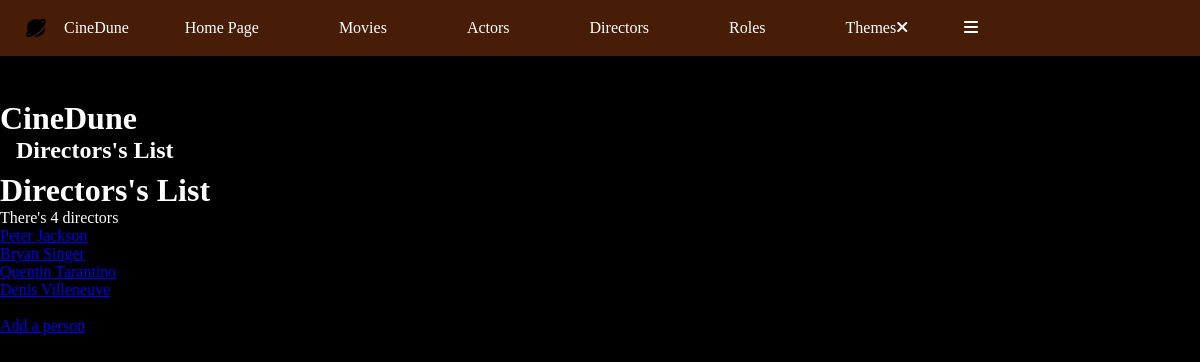
Page /index.php?action=listDirectors on the earlier database version.
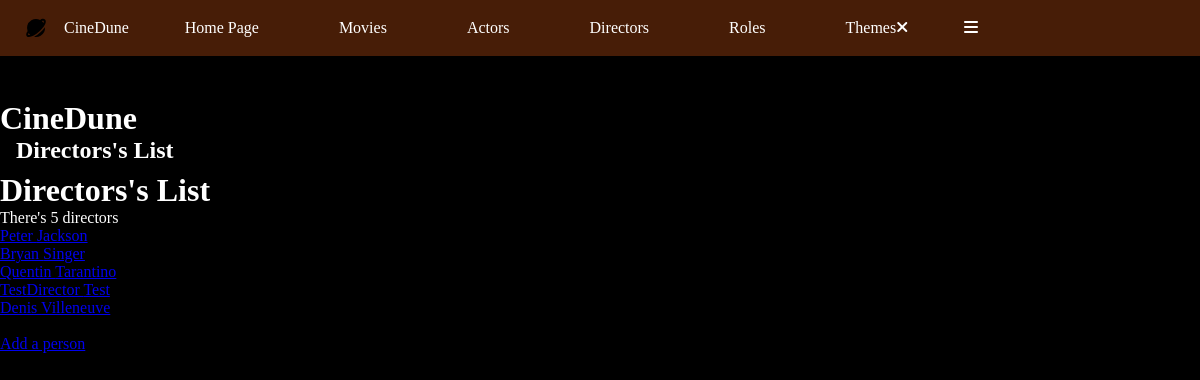
Same page on the later database version.
### tables this page shows
CREATE TABLE IF NOT EXISTS `director` (
  `idDirector` int NOT NULL AUTO_INCREMENT,
  `idPerson` int NOT NULL,
  PRIMARY KEY (`idDirector`),
  KEY `idPerson` (`idPerson`),
  CONSTRAINT `FK1_director_person` FOREIGN KEY (`idPerson`) REFERENCES `person` (`idPerson`)
);

CREATE TABLE IF NOT EXISTS `person` (
  `idPerson` int NOT NULL AUTO_INCREMENT,
  `firstname` char(255) NOT NULL,
  `surname` char(255) NOT NULL,
  `sex` char(10) NOT NULL,
  `birthdate` date NOT NULL,
  `picture` varchar(255) NOT NULL,
  PRIMARY KEY (`idPerson`)
);

### controller/DirectorController.php (called while the page is built, shortened)
<?php
class DirectorController
{
    public function listDirectors()
    {
        $pdo = Connect::toLogIn();
        $requestDirectors = $pdo->query("
        SELECT director.idDirector, person.firstname, person.surname, person.sex, person.birthdate
        FROM director
        INNER JOIN person ON director.idPerson = person.idPerson
        ORDER BY surname
        ");
        require "view/directors/listDirectors.php";
    }
}

### view/directors/listDirectors.php (the view, shortened to what this page needs)
<?php ob_start();
$directors = $requestDirectors->fetchAll();
?>
<h1>Directors's List</h1>
<p>There's <?= $requestDirectors->rowCount() ?> directors</p>
<?php
foreach ($directors as $director) {
?>
    <a href="index.php?action=directorsDetails&id=<?= $director["idDirector"] ?>"><?= $director["firstname"] . " " . $director["surname"] . "<br>" ?></a>
<?php
}
?>
<br>
<a href="index.php?action=addPerson">Add a person</a>
<?php
require "view/template.php";

Differences in the rows shown:
added director: idPerson.firstname "TestDirector", idPerson.surname "Test"
Other differences:
$requestDirectors->rowCount(): "4" → "5"
